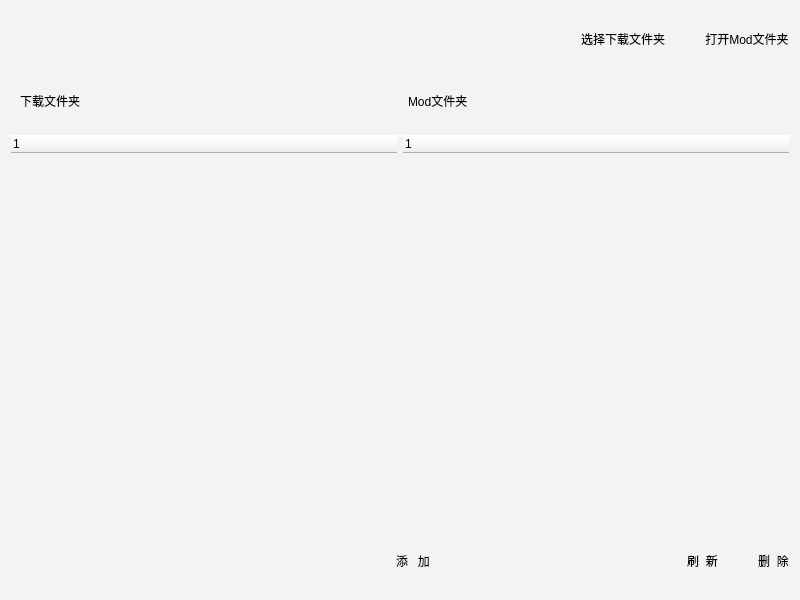
<?xml version="1.0" encoding="UTF-8"?>
<ui version="4.0">
 <class>modWindow</class>
 <widget class="QWidget" name="modWindow">
  <property name="geometry">
   <rect>
    <x>0</x>
    <y>0</y>
    <width>800</width>
    <height>600</height>
   </rect>
  </property>
  <property name="windowTitle">
   <string>modManager</string>
  </property>
  <property name="styleSheet">
   <string notr="true">border: 1px soild transparent;
border-radius:10px;
background-color:#f3f3f2;
</string>
  </property>
  <layout class="QVBoxLayout" name="verticalLayout_2" stretch="1,1,7,1">
   <item>
    <widget class="QFrame" name="selectBox">
     <property name="styleSheet">
      <string notr="true">PushButton{
	font: 10pt &quot;微软雅黑&quot;;
}</string>
     </property>
     <property name="frameShape">
      <enum>QFrame::StyledPanel</enum>
     </property>
     <property name="frameShadow">
      <enum>QFrame::Raised</enum>
     </property>
     <layout class="QHBoxLayout" name="horizontalLayout_2" stretch="6,0,0,0">
      <property name="spacing">
       <number>0</number>
      </property>
      <property name="leftMargin">
       <number>0</number>
      </property>
      <property name="rightMargin">
       <number>0</number>
      </property>
      <item>
       <spacer name="horizontalSpacer">
        <property name="orientation">
         <enum>Qt::Horizontal</enum>
        </property>
        <property name="sizeHint" stdset="0">
         <size>
          <width>40</width>
          <height>20</height>
         </size>
        </property>
       </spacer>
      </item>
      <item>
       <widget class="PushButton" name="selectDownload">
        <property name="text">
         <string>选择下载文件夹</string>
        </property>
       </widget>
      </item>
      <item>
       <spacer name="horizontalSpacer_4">
        <property name="orientation">
         <enum>Qt::Horizontal</enum>
        </property>
        <property name="sizeHint" stdset="0">
         <size>
          <width>40</width>
          <height>20</height>
         </size>
        </property>
       </spacer>
      </item>
      <item>
       <widget class="PushButton" name="openModFolder">
        <property name="text">
         <string>打开Mod文件夹</string>
        </property>
       </widget>
      </item>
     </layout>
    </widget>
   </item>
   <item>
    <widget class="QFrame" name="folderTextBox">
     <property name="styleSheet">
      <string notr="true">QLabel{
	font: 500 11pt &quot;微软雅黑&quot;;
}</string>
     </property>
     <property name="frameShape">
      <enum>QFrame::StyledPanel</enum>
     </property>
     <property name="frameShadow">
      <enum>QFrame::Raised</enum>
     </property>
     <layout class="QHBoxLayout" name="horizontalLayout_4" stretch="1,1">
      <property name="spacing">
       <number>16</number>
      </property>
      <item>
       <widget class="QLabel" name="downloadLabel">
        <property name="text">
         <string>下载文件夹</string>
        </property>
       </widget>
      </item>
      <item>
       <widget class="QLabel" name="ModLabel">
        <property name="text">
         <string>Mod文件夹</string>
        </property>
       </widget>
      </item>
     </layout>
    </widget>
   </item>
   <item>
    <widget class="QFrame" name="folderBox">
     <property name="styleSheet">
      <string notr="true"/>
     </property>
     <property name="frameShape">
      <enum>QFrame::StyledPanel</enum>
     </property>
     <property name="frameShadow">
      <enum>QFrame::Raised</enum>
     </property>
     <layout class="QHBoxLayout" name="horizontalLayout" stretch="0,0">
      <property name="spacing">
       <number>6</number>
      </property>
      <property name="leftMargin">
       <number>0</number>
      </property>
      <property name="topMargin">
       <number>0</number>
      </property>
      <property name="rightMargin">
       <number>0</number>
      </property>
      <property name="bottomMargin">
       <number>0</number>
      </property>
      <item>
       <widget class="TreeWidget" name="downloadFolder">
        <column>
         <property name="text">
          <string notr="true">1</string>
         </property>
        </column>
       </widget>
      </item>
      <item>
       <widget class="TreeWidget" name="modFolder">
        <column>
         <property name="text">
          <string notr="true">1</string>
         </property>
        </column>
       </widget>
      </item>
     </layout>
    </widget>
   </item>
   <item>
    <widget class="QFrame" name="confirmBox">
     <property name="styleSheet">
      <string notr="true">PushButton{
	font: 10pt &quot;微软雅黑&quot;;
}
PrimaryPushButton{
	font: 10pt &quot;微软雅黑&quot;;
}</string>
     </property>
     <property name="frameShape">
      <enum>QFrame::StyledPanel</enum>
     </property>
     <property name="frameShadow">
      <enum>QFrame::Raised</enum>
     </property>
     <layout class="QHBoxLayout" name="horizontalLayout_3" stretch="6,0,4,0,0,0">
      <property name="spacing">
       <number>0</number>
      </property>
      <property name="leftMargin">
       <number>0</number>
      </property>
      <property name="rightMargin">
       <number>0</number>
      </property>
      <item>
       <spacer name="horizontalSpacer_2">
        <property name="orientation">
         <enum>Qt::Horizontal</enum>
        </property>
        <property name="sizeHint" stdset="0">
         <size>
          <width>40</width>
          <height>20</height>
         </size>
        </property>
       </spacer>
      </item>
      <item>
       <widget class="PrimaryPushButton" name="confirmButton">
        <property name="text">
         <string>添   加</string>
        </property>
       </widget>
      </item>
      <item>
       <spacer name="horizontalSpacer_3">
        <property name="orientation">
         <enum>Qt::Horizontal</enum>
        </property>
        <property name="sizeHint" stdset="0">
         <size>
          <width>40</width>
          <height>20</height>
         </size>
        </property>
       </spacer>
      </item>
      <item>
       <widget class="PushButton" name="refreshButton">
        <property name="text">
         <string>刷  新</string>
        </property>
       </widget>
      </item>
      <item>
       <spacer name="horizontalSpacer_5">
        <property name="orientation">
         <enum>Qt::Horizontal</enum>
        </property>
        <property name="sizeHint" stdset="0">
         <size>
          <width>40</width>
          <height>20</height>
         </size>
        </property>
       </spacer>
      </item>
      <item>
       <widget class="PushButton" name="deleteButton">
        <property name="text">
         <string>删  除</string>
        </property>
       </widget>
      </item>
     </layout>
    </widget>
   </item>
  </layout>
 </widget>
 <customwidgets>
  <customwidget>
   <class>PushButton</class>
   <extends>QPushButton</extends>
   <header>qfluentwidgets</header>
  </customwidget>
  <customwidget>
   <class>PrimaryPushButton</class>
   <extends>PushButton</extends>
   <header>qfluentwidgets</header>
  </customwidget>
  <customwidget>
   <class>TreeWidget</class>
   <extends>QTreeWidget</extends>
   <header>qfluentwidgets</header>
  </customwidget>
 </customwidgets>
 <resources/>
 <connections/>
</ui>
